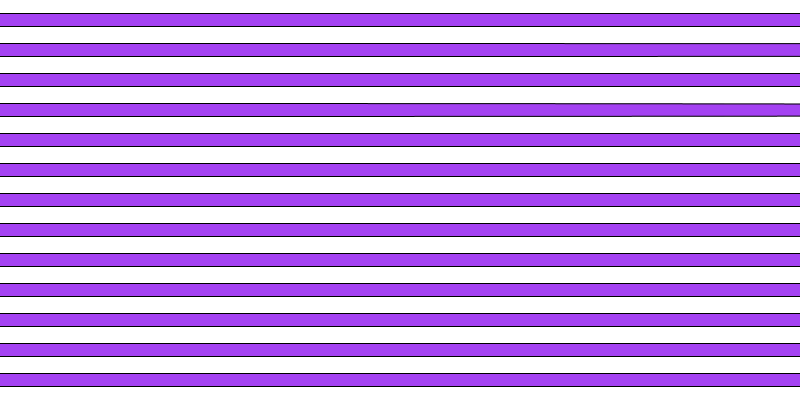
Frame 1 (no input)
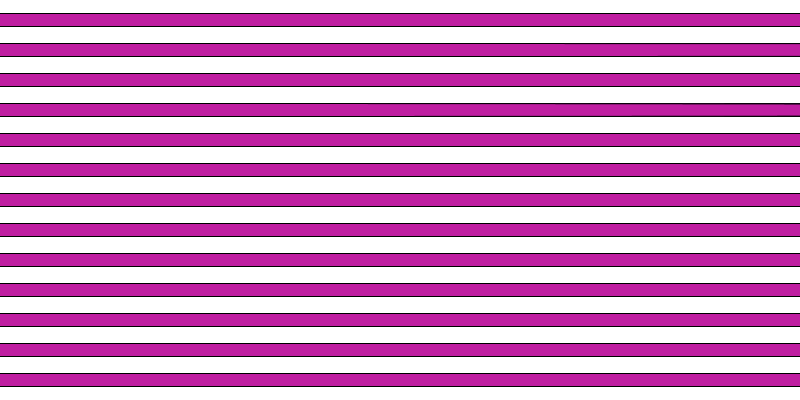
Frame 60 (the mouse pressed at the canvas centre just before this capture)
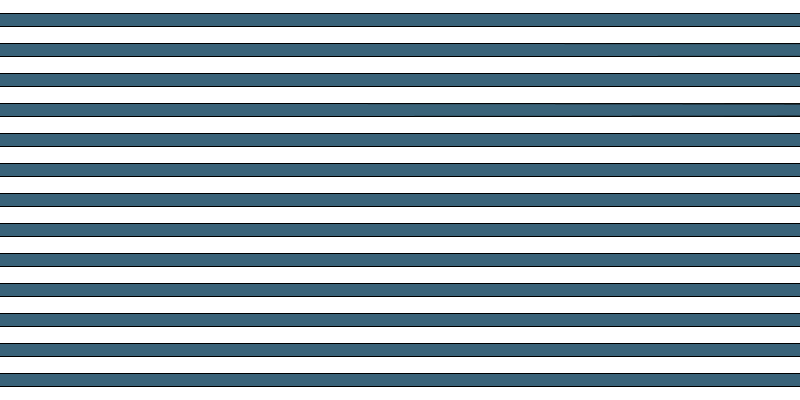
Frame 120 (the mouse held since frame 60 and released just before this capture)

The Processing sketch that drew these frames (run headless with seeded random() and noise(); from frame 60 on, the mouse is pressed at the canvas centre):

// Processing sketch: processing_90141
// ── processing_90141.pde

float r,g,b;

void setup()
{
  size (800,400);
  background(255);
  
  
}

void draw()
{
  r = random(255); g = random(255); b = random(255);
  fill (r,g,b);
  ellipse( 200,200, width * 4, height/30);
  ellipse( 110,110, width * 5, height/30);
  ellipse( 50,50, width * 10, height/30);
  ellipse( 20,20, width * 20, height/30);
  ellipse( 80,80, width * 20, height/30);
  ellipse( 140,140, width * 20, height/30);
  ellipse( 170,170, width * 20, height/30);
  ellipse( 200,200, width * 20, height/30);
  ellipse( 230,230, width * 20, height/30);
  ellipse( 260,260, width * 20, height/30);
  ellipse( 290,290, width * 20, height/30);
  ellipse( 320,320, width * 20, height/30);
  ellipse( 350,350, width * 20, height/30);
  ellipse( 380,380, width * 20, height/30);
}
